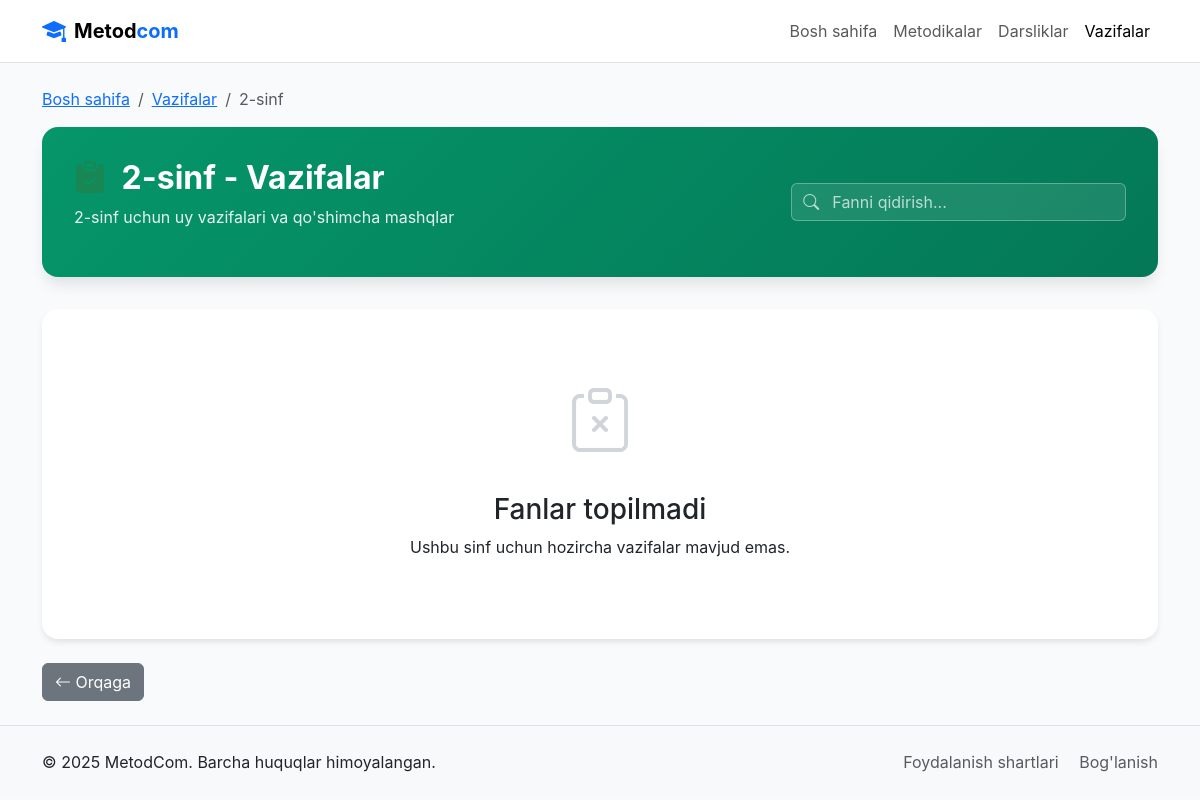
Before: /tasks/grade/2/ (signed in) with the older database file.
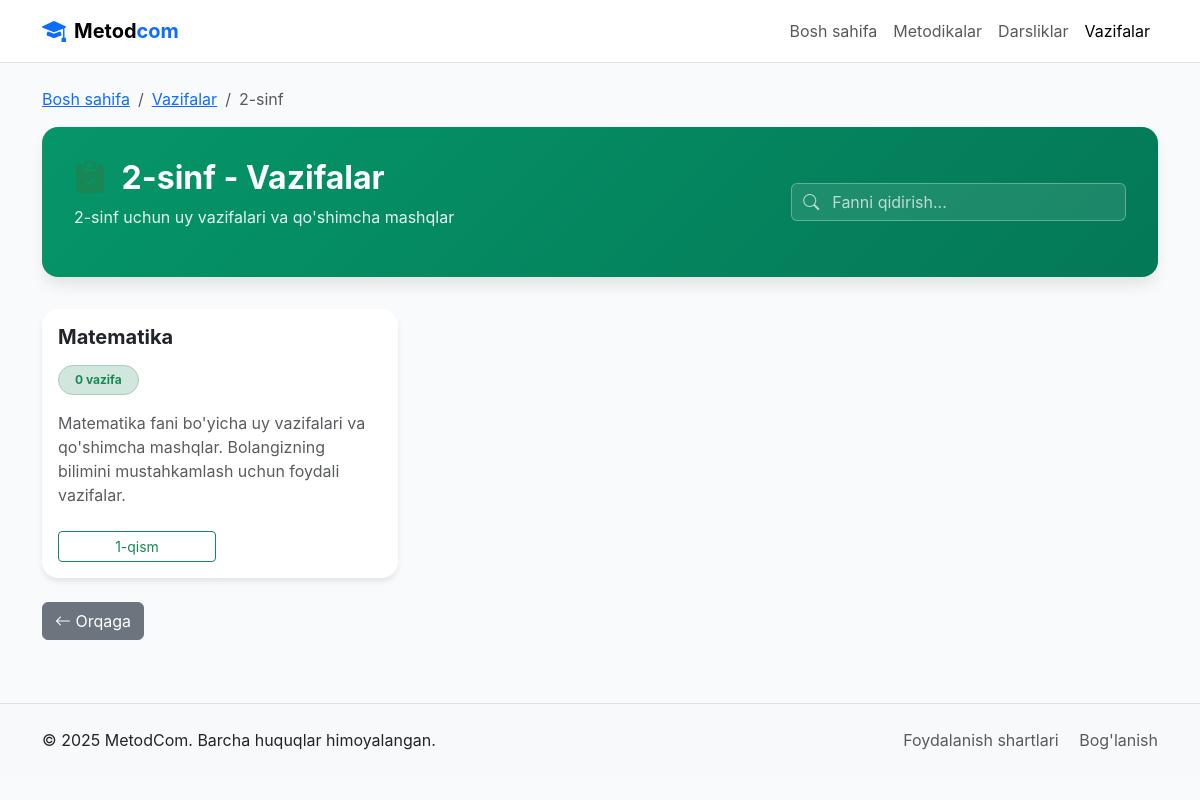
After: the same page with the newer database file.
### maktab/models.py (models this page shows, shortened)
class Subject(models.Model):
    name = models.CharField(max_length=100, verbose_name="Fan nomi")  # Masalan, Ona tili
    grade = models.ForeignKey(Grade, on_delete=models.CASCADE, related_name="subjects", verbose_name="Sinf")
    description = models.TextField(blank=True, verbose_name="Tavsif")
    class Meta:
        verbose_name = "Fan"
        verbose_name_plural = "Fanlar"

class Section(models.Model):
    name = models.CharField(max_length=50, verbose_name="Qism nomi")  # Masalan, 1-qism
    grade = models.ForeignKey(Grade, on_delete=models.CASCADE, related_name="sections", verbose_name="Sinf")
    subject = models.ForeignKey(Subject, on_delete=models.CASCADE, related_name="sections", verbose_name="Fan")
    description = models.TextField(blank=True, verbose_name="Tavsif")
    class Meta:
        verbose_name = "Qism"
        verbose_name_plural = "Qismlar"

### maktab/views.py (the view)
# urls.py: path('tasks/grade/<int:grade_id>/', views.task_subject_list, name='task_subject_list'),  # Fanlar ro'yxati
@login_required
def task_subject_list(request, grade_id):
    grade = get_object_or_404(Grade, id=grade_id)
    subjects = Subject.objects.filter(grade=grade)
    context = {
        'grade': grade,
        'subjects': subjects,
    }
    return render(request, 'school/task_subject_list.html', context)

### templates/school/task_subject_list.html (shortened to what the changed rows need)
{% load static %}
<!DOCTYPE html>
<html lang="uz">
<head>
  <link href="https://cdn.jsdelivr.net/npm/bootstrap@5.3.0/dist/css/bootstrap.min.css" rel="stylesheet">
  <link rel="stylesheet" href="https://cdn.jsdelivr.net/npm/bootstrap-icons@1.11.1/font/bootstrap-icons.css">
  <link rel="stylesheet" href="{% static 'css/subject_list.css' %}">
</head>
<body>
  <main>
    <div class="subject-list-container">
      <div class="container py-4">
        <div class="subject-header">
          <div class="row align-items-center">
            <div class="col-md-8">
              <h1 class="subject-title">
                <i class="bi bi-clipboard-check-fill text-success me-2"></i>
                {{ grade.name }} - Vazifalar
              </h1>
            </div>
          </div>
        </div>
        {% if subjects %}
          <div class="subjects-grid">
            <div class="row g-4">
              {% for subject in subjects %}
                <div class="col-md-6 col-lg-4 subject-item" data-subject-name="{{ subject.name|lower }}">
                  <div class="card h-100 subject-card">
                    <div class="card-body">
                      <h5 class="card-title fw-bold mb-3">{{ subject.name }}</h5>
                      <div class="mb-3">
                        {% with task_count=subject.sections.all.0.lessons.all.0.tasks.count %}
                          <span class="badge bg-success-subtle text-success border border-success-subtle px-3 py-2 rounded-pill">
                            {{ subject.task_count|default:"0" }} vazifa
                          </span>
                        {% endwith %}
                      </div>
                      <p class="card-text text-muted">
                        {{ subject.name }} fani bo'yicha uy vazifalari va qo'shimcha mashqlar. Bolangizning bilimini mustahkamlash uchun foydali vazifalar.
                      </p>
                    </div>
                    <div class="card-footer bg-transparent border-0 pb-3">
                      {% if subject.sections.exists %}
                        <div class="row g-2">
                          {% for section in subject.sections.all %}
                            <div class="col-6">
                              <a href="{% url 'maktab:task_by_subject' section.id %}" class="btn btn-outline-success btn-sm w-100">
                                {{ section.name }}
                              </a>
                            </div>
                          {% endfor %}
                        </div>
                      {% else %}
                        <div class="text-center text-muted">
                          <i class="bi bi-info-circle me-1"></i>
                          <small>Vazifalar mavjud emas</small>
                        </div>
                      {% endif %}
                    </div>
                  </div>
                </div>
              {% endfor %}
            </div>
          </div>
        {% else %}
          <div class="subjects-empty">
            <div class="subjects-empty-icon">
              <i class="bi bi-clipboard-x"></i>
            </div>
            <h3 class="subjects-empty-title">Fanlar topilmadi</h3>
            <p class="subjects-empty-text">Ushbu sinf uchun hozircha vazifalar mavjud emas.</p>
          </div>
        {% endif %}
      </div>
    </div>
  </main>
</body>
</html>

Changed rows visible on the page:
added Subject: name "Matematika", task_count "0"
added Section: name "1-qism"
Other visible differences:
text no longer shown: "Fanlar topilmadi Ushbu sinf uchun hozircha vazifalar mavjud emas."
